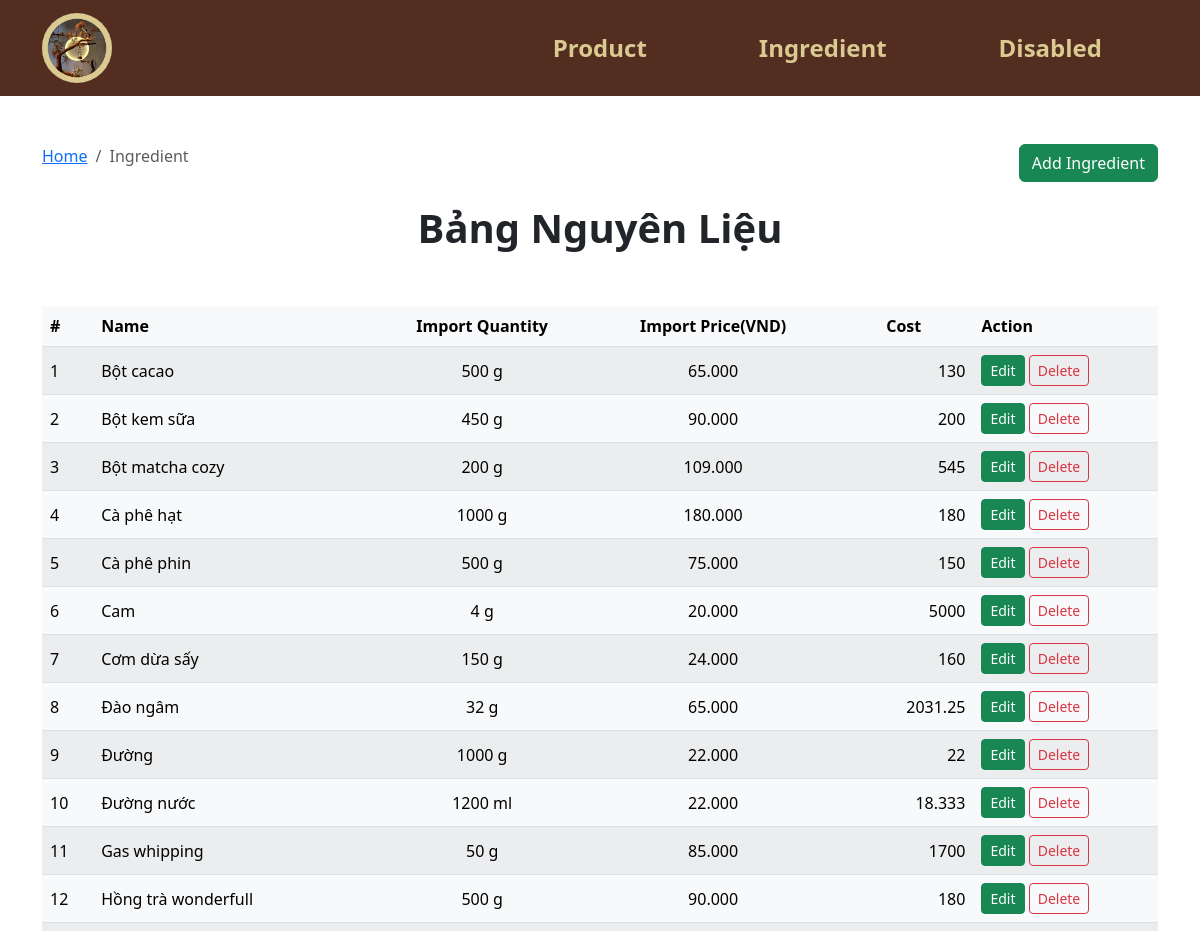
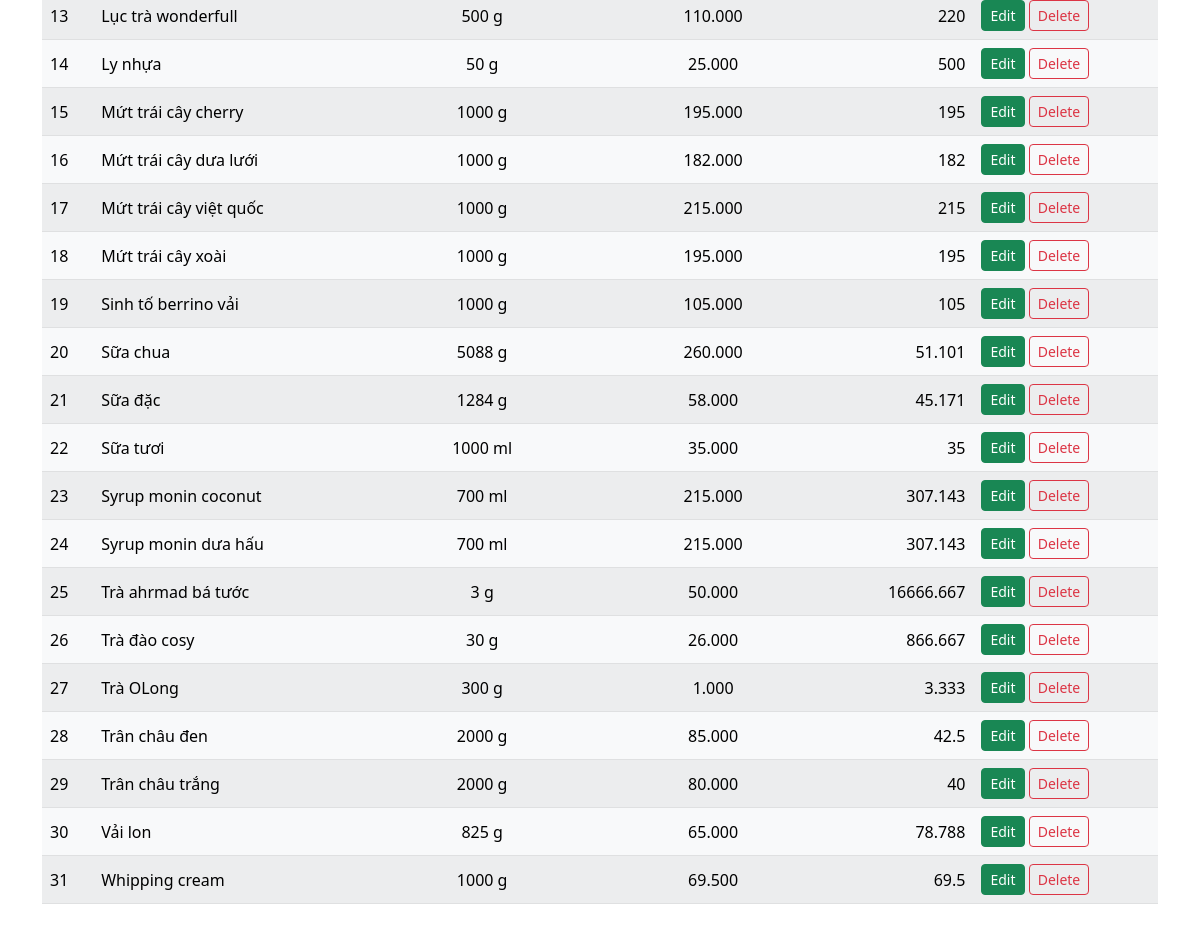
Page /ingredient.php on the committed database (2 pictures, top to bottom).
### tables this page shows
CREATE TABLE `ingredient_defaut` (
  `id_id` int(100) NOT NULL COMMENT 'Gốc Id',
  `id_name` varchar(255) DEFAULT NULL COMMENT 'Gốc tên',
  `id_import_quantity` int(255) DEFAULT NULL COMMENT 'Gốc số lượng nhập',
  `id_unit` enum('g','ml') DEFAULT NULL COMMENT 'Gốc đơn vị',
  `id_import_price` int(255) DEFAULT NULL COMMENT 'Gốc giá nhập'
);

### ingredient.php (the view, shortened to what this page needs)
<!DOCTYPE html>
<html lang="en">
<head>
    <?php
    include("head.php");
    include("conn_db.php");
    ?>
</head>
<body>
    <?php
    include("header.php");
    ?>
    <div class="container pt-5">
        <nav aria-label="breadcrumb">
            <ol class="breadcrumb">
                <li class="breadcrumb-item"><a href="index.php">Home</a></li>
                <li class="breadcrumb-item active" aria-current="page">Ingredient</li>
                <li class="ms-auto"> <a href="ingredient_add.php?p_value=1" class="btn btn-success">Add Ingredient</a></li>
            </ol>
        </nav>
        <div class="fs-1 text-center fw-bold"><span>Bảng Nguyên Liệu</span></div>
        <table class="mt-5 table rounded-5 table-light table-striped table-hover align-middle caption-top mb-5">
            <thead class="bg-light">
                <tr>
                    <th scope="col-1">#</th>
                    <th scope="col-4">Name</th>
                    <th class="text-center" scope="col-2">Import Quantity</th>
                    <th class="text-center" scope="col">Import Price(VND)</th>
                    <th class="text-center" scope="col">Cost</th>
                    <th scope="col">Action</th>
                </tr>
            </thead>
            <?php
            $query = "SELECT * FROM ingredient_defaut ORDER BY id_name ASC";
            $result = $mysqli->query($query);
            ?>
            <tbody>
                <?php $i = 1;
                while ($row = $result->fetch_array()) { ?>
                    <tr>
                        <td>
                            <?php echo $i++; ?>
                        </td>
                        <td class="w-25">
                            <?php echo $row["id_name"]; ?>
                        </td>
                        <td class="text-center">
                            <?php echo $row["id_import_quantity"]." ".$row["id_unit"] ; ?>
                        </td>
                        <td class="text-center">
                            <?php echo number_format($row["id_import_price"], "0", ",", "."); ?>
                        </td>
                        <td class="text-end">
                            <?php echo round($row["id_import_price"] / $row["id_import_quantity"] , 3);?>
                        </td>
                        <td>
                            <a href="product_edit.php?p_id=<?php echo $row["id_id"] ?>"
                                class="btn btn-sm btn-success">Edit</a>
                            <a href="product_delete.php?p_id=<?php echo $row["id_id"] ?>"
                                class="btn btn-sm btn-outline-danger">Delete</a>
                        </td>
                    </tr>
                <?php } ?>
            </tbody>
        </table>
    </div>
</body>
</html>

### rows in the picture
ingredient_defaut: id_name "Bột cacao", id_import_quantity "500", id_unit "g", id_import_price "65.000", $row["id_import_price"] / $row["id_import_quantity"] "130"
ingredient_defaut: id_name "Bột kem sữa", id_import_quantity "450", id_unit "g", id_import_price "90.000", $row["id_import_price"] / $row["id_import_quantity"] "200"
ingredient_defaut: id_name "Bột matcha cozy", id_import_quantity "200", id_unit "g", id_import_price "109.000", $row["id_import_price"] / $row["id_import_quantity"] "545"
ingredient_defaut: id_name "Cà phê hạt", id_import_quantity "1000", id_unit "g", id_import_price "180.000", $row["id_import_price"] / $row["id_import_quantity"] "180"
ingredient_defaut: id_name "Cà phê phin", id_import_quantity "500", id_unit "g", id_import_price "75.000", $row["id_import_price"] / $row["id_import_quantity"] "150"
ingredient_defaut: id_name "Cam", id_import_quantity "4", id_unit "g", id_import_price "20.000", $row["id_import_price"] / $row["id_import_quantity"] "5000"
ingredient_defaut: id_name "Cơm dừa sấy", id_import_quantity "150", id_unit "g", id_import_price "24.000", $row["id_import_price"] / $row["id_import_quantity"] "160"
ingredient_defaut: id_name "Đào ngâm", id_import_quantity "32", id_unit "g", id_import_price "65.000", $row["id_import_price"] / $row["id_import_quantity"] "2031.25"
ingredient_defaut: id_name "Đường", id_import_quantity "1000", id_unit "g", id_import_price "22.000", $row["id_import_price"] / $row["id_import_quantity"] "22"
ingredient_defaut: id_name "Đường nước", id_import_quantity "1200", id_unit "ml", id_import_price "22.000", $row["id_import_price"] / $row["id_import_quantity"] "18.333"
ingredient_defaut: id_name "Gas whipping", id_import_quantity "50", id_unit "g", id_import_price "85.000", $row["id_import_price"] / $row["id_import_quantity"] "1700"
ingredient_defaut: id_name "Hồng trà wonderfull", id_import_quantity "500", id_unit "g", id_import_price "90.000", $row["id_import_price"] / $row["id_import_quantity"] "180"
ingredient_defaut: id_name "Lục trà wonderfull", id_import_quantity "500", id_unit "g", id_import_price "110.000", $row["id_import_price"] / $row["id_import_quantity"] "220"
ingredient_defaut: id_name "Ly nhựa", id_import_quantity "50", id_unit "g", id_import_price "25.000", $row["id_import_price"] / $row["id_import_quantity"] "500"
ingredient_defaut: id_name "Mứt trái cây cherry", id_import_quantity "1000", id_unit "g", id_import_price "195.000", $row["id_import_price"] / $row["id_import_quantity"] "195"
ingredient_defaut: id_name "Mứt trái cây dưa lưới", id_import_quantity "1000", id_unit "g", id_import_price "182.000", $row["id_import_price"] / $row["id_import_quantity"] "182"
ingredient_defaut: id_name "Mứt trái cây việt quốc", id_import_quantity "1000", id_unit "g", id_import_price "215.000", $row["id_import_price"] / $row["id_import_quantity"] "215"
ingredient_defaut: id_name "Mứt trái cây xoài", id_import_quantity "1000", id_unit "g", id_import_price "195.000", $row["id_import_price"] / $row["id_import_quantity"] "195"
ingredient_defaut: id_name "Sinh tố berrino vải", id_import_quantity "1000", id_unit "g", id_import_price "105.000", $row["id_import_price"] / $row["id_import_quantity"] "105"
ingredient_defaut: id_name "Sữa chua", id_import_quantity "5088", id_unit "g", id_import_price "260.000", $row["id_import_price"] / $row["id_import_quantity"] "51.101"
ingredient_defaut: id_name "Sữa đặc", id_import_quantity "1284", id_unit "g", id_import_price "58.000", $row["id_import_price"] / $row["id_import_quantity"] "45.171"
ingredient_defaut: id_name "Sữa tươi", id_import_quantity "1000", id_unit "ml", id_import_price "35.000", $row["id_import_price"] / $row["id_import_quantity"] "35"
ingredient_defaut: id_name "Syrup monin coconut", id_import_quantity "700", id_unit "ml", id_import_price "215.000", $row["id_import_price"] / $row["id_import_quantity"] "307.143"
ingredient_defaut: id_name "Syrup monin dưa hấu", id_import_quantity "700", id_unit "ml", id_import_price "215.000", $row["id_import_price"] / $row["id_import_quantity"] "307.143"
ingredient_defaut: id_name "Trà ahrmad bá tước", id_import_quantity "3", id_unit "g", id_import_price "50.000", $row["id_import_price"] / $row["id_import_quantity"] "16666.667"
ingredient_defaut: id_name "Trà đào cosy", id_import_quantity "30", id_unit "g", id_import_price "26.000", $row["id_import_price"] / $row["id_import_quantity"] "866.667"
ingredient_defaut: id_name "Trà OLong", id_import_quantity "300", id_unit "g", id_import_price "1.000", $row["id_import_price"] / $row["id_import_quantity"] "3.333"
ingredient_defaut: id_name "Trân châu đen", id_import_quantity "2000", id_unit "g", id_import_price "85.000", $row["id_import_price"] / $row["id_import_quantity"] "42.5"
ingredient_defaut: id_name "Trân châu trắng", id_import_quantity "2000", id_unit "g", id_import_price "80.000", $row["id_import_price"] / $row["id_import_quantity"] "40"
ingredient_defaut: id_name "Vải lon", id_import_quantity "825", id_unit "g", id_import_price "65.000", $row["id_import_price"] / $row["id_import_quantity"] "78.788"
ingredient_defaut: id_name "Whipping cream", id_import_quantity "1000", id_unit "g", id_import_price "69.500", $row["id_import_price"] / $row["id_import_quantity"] "69.5"
